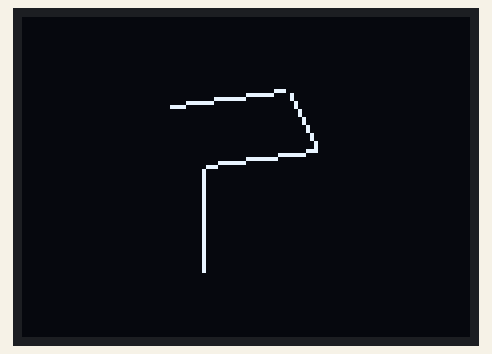
A sketch run on a simulated Arduino Uno, built with avr-gcc and run on an emulated ATmega328P. Parts: 112×80 one-colour display.

Above: at 0.46 s.
At 5.34 s:
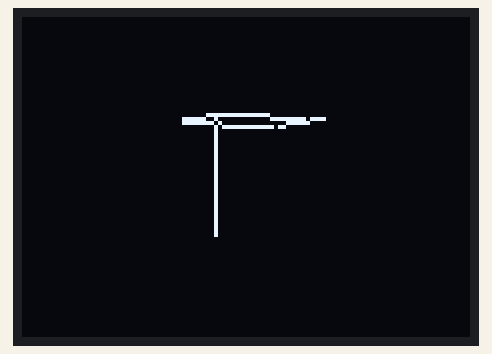
At 10.22 s:
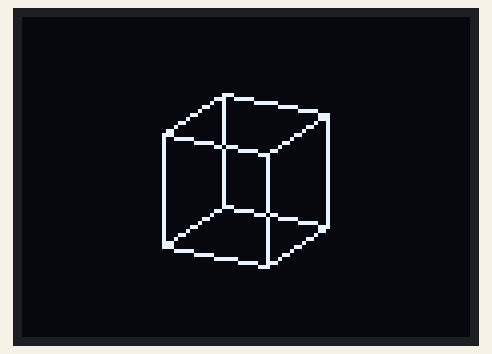
At 20.02 s:
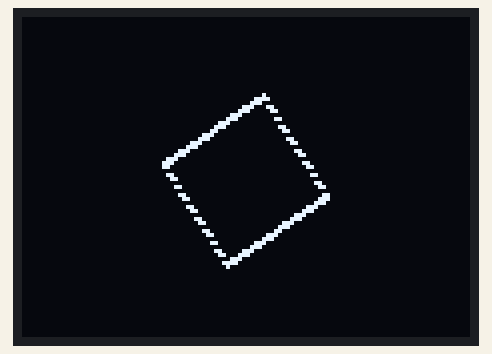
At 29.78 s:
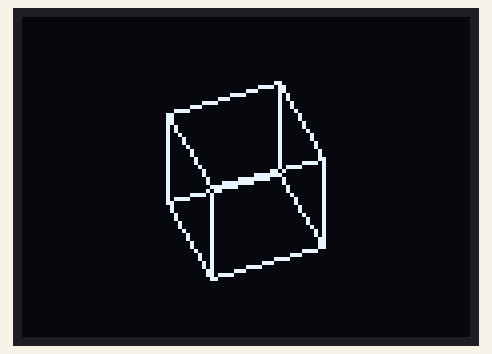
At 39.85 s:
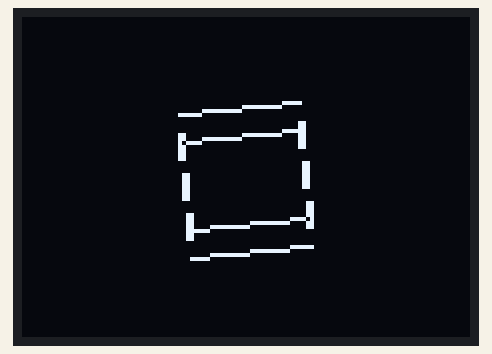

The sketch:

crt_lines.ino
```cpp
#include <TVout.h>


double* x_rot( double x, double y, double z, double a){
   double s[] = { x, y*cos(a)+z*sin(a), -y*sin(a)+z*cos(a)};
   return s;
}

double* y_rot( double x, double y, double z, double a){
   double s[] = { x*cos(a)+z*sin(a), y, -x*sin(a)+z*cos(a)};
  return s;
}

double* z_rot( double x, double y, double z, double a){
  double s[] = { x*cos(a)+y*sin(a), -x*sin(a)+y*cos(a), z};
  return s;
}


int w = 105;
int h = 60;
TVout TV;

//void set_pixel(int x, int y){
//  TV.set_pixel(x, y + 10 ,0x60 );
//}

void setup() {TV.begin(_NTSC,112,80);
Serial.begin(9600);}


// crt origin is 0, 10
// crt bottom right is is 105, 70
//full range (0,0) -> (104,60)


double vert[8][3] = {
  { 1.0, 1.0, 1.0 },
  { -1.0, 1.0, 1.0 },
  { 1.0, -1.0, 1.0 },
  { -1.0, -1.0, 1.0 },
  { 1.0, 1.0, -1.0 },
  { -1.0, 1.0, -1.0 },
  { 1.0, -1.0, -1.0 },
  { -1.0, -1.0, -1.0 },
};


int vert_2d[8][2] = {
  { 0, 0 },
  { 0, 0 },
  { 0, 0 },
  { 0, 0 },
  { 0, 0 },
  { 0, 0 },
  { 0, 0 },
  { 0, 0 },

};

int edge[12][2] = {
  { 3, 7 },
  { 0, 1 },
  { 0, 2 },
  { 3, 1 },
  { 3, 2 },

  { 4, 5 },
  { 4, 6 },
  { 7, 5 },
  { 7, 6 },

  { 0, 4 },
  { 1, 5 },
  { 2, 6 },

};
double b = 0.0;
double c = 1.0;
bool spin = true;

void loop() {


b += .057;
c += .05;

for (int i = 0; i < 8; i++){
  //get vertex
  double x = vert[i][0];
  double y = vert[i][1];
  double z = vert[i][2];

  //get distance from origin
  double d = sqrt( (x*x) + (y*y) );

  //get angle from origin
  double ang = asin( (x / d) );
  if ( y <= 0 ){ang = -ang+3.14159;}

  vert_2d[i][0] = ceil(       (sin(ang+b)*d*15)        )+55;
  vert_2d[i][1] = ceil(       (cos(ang+b)*d*15)*sin(c)+(cos(c)*z*15)       )+40;
  //Serial.println(x/d);

}

TV.clear_screen();
for (int i = 0; i < 12; i++){
  int x1 = vert_2d[ edge[i][0] ][0];
  int y1 = vert_2d[ edge[i][0] ][1];
  int x2 = vert_2d[ edge[i][1] ][0];
  int y2 = vert_2d[ edge[i][1] ][1];

  if (x1 == x2){
    TV.draw_line( x1, y1, x2, y2, 0x60 );
  }
  else if (y1 == y2){
    TV.draw_line( x1, y1, x2, y2, 0x60 );
  }
  else {
    TV.draw_line( x1, y1, x2, y2, 0x60 );
  }

}
//delay(60);

//for (int i = 0; i < 4; i++){
//TV.set_pixel(vert_2d[i][0], vert_2d[i][1], 0x60);
//}

//float x = 0.0;
//TV.draw_line(0,10,105,70,0x60);

//TV.draw_circle(50, 40, 15, 0x60);
//for(float i = 0.0; i <= 2*3.14159; i += .01){
//  set_pixel( round(sin(i)*15)+50, round(cos(i)*15)+30 );
//}


//TV.set_pixel(105,70 ,0x60 );
//TV.set_pixel(0,10 ,0x60 );
//TV.bitmap(10, 10, Pi);

}
```
